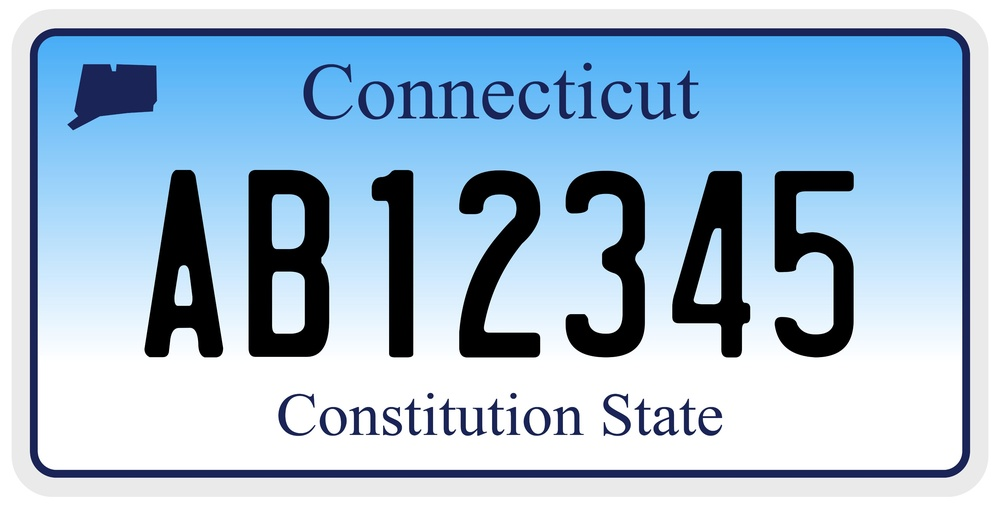
#> input picture asset/image/license#1.jpg, 1000 x 506 px, shrunk from 3845 x 1944 before the run
$ python tesseract_ocr.py
#> lines starting #> are read from the running program, lines starting #| are printed output that depends on the picture; after the words box and inside, x2 and y2 are one past the last pixel; in counts of white or black regions, pixels touching at a corner belong together
from pytesseract import *
import cv2


if __name__ == '__main__':
    image = cv2.imread("../asset/image/license#1.jpg")
#> image is the input picture: shape (506, 1000, 3); mean B, G, R 211.4, 189.5, 163.6
    image = cv2.cvtColor(image, cv2.COLOR_BGR2GRAY)
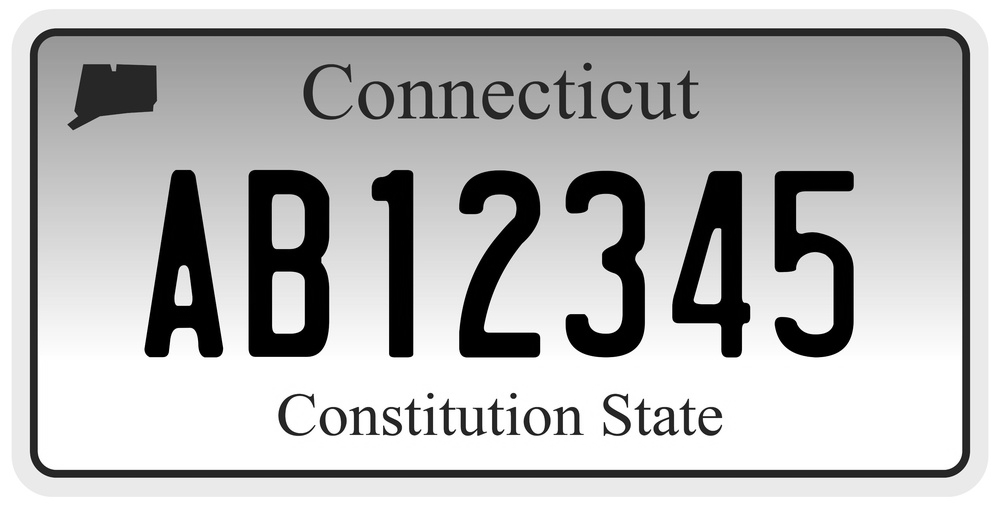
#> image: shape (506, 1000); min 0, max 255, mean 184.3
    image = cv2.threshold(image, 0, 255, cv2.THRESH_BINARY_INV + cv2.THRESH_OTSU)[1]
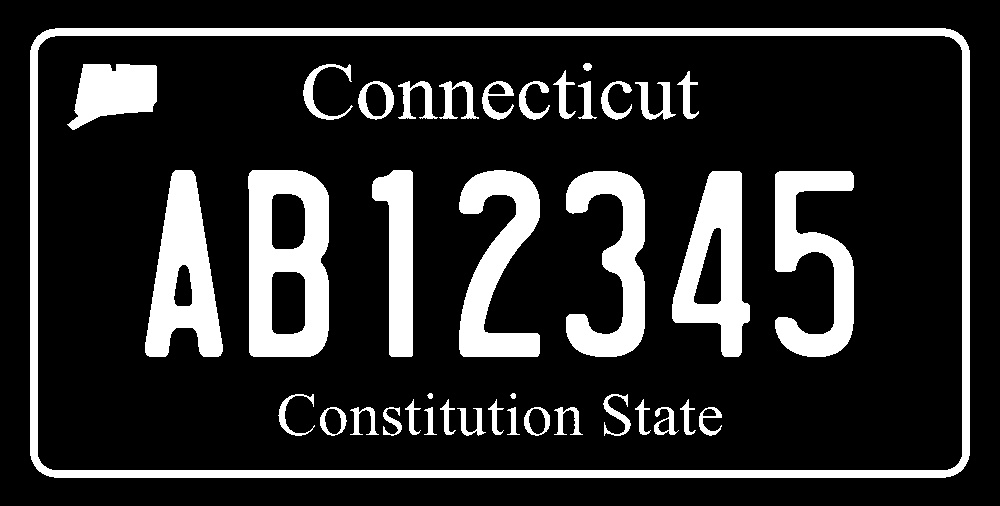
#> image: shape (506, 1000); 17.8% white; 40 white regions, largest, box (x1, y1, x2, y2) and area: (30, 28, 970, 478) 21640, (248, 170, 329, 357) 10753, (145, 170, 223, 357) 8264
    cv2.imshow("Threshold", image)
    image = 255 - image
    cv2.imshow("Inverted", image)

#> (the run stopped early here; a loop or call above may not have finished)
